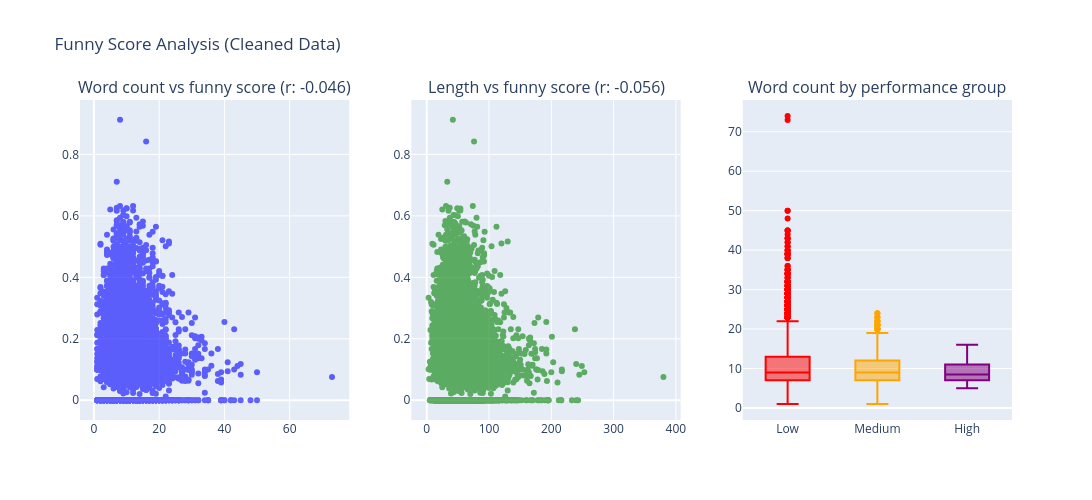

The code cell stored with this chart in its notebook:
### Code cell
# Make sure performance_group exists
df['performance_group'] = pd.cut(df['success_metric'], bins=3, labels=['Low', 'Medium', 'High'])

# Initialize figure with 3 subplots
fig = make_subplots(
    rows=1, cols=3,
    subplot_titles=[
        f'Word count vs funny score (r: {corr_word_score:.3f})',
        f'Length vs funny score (r: {corr_char_score:.3f})',
        'Word count by performance group'
    ]
)

# --- Subplot 1: Scatter (word count vs funny score) ---
fig.add_trace(
    go.Scatter(
        x=df_filtered['word_counts'],
        y=df_filtered['success_metric'],
        mode='markers',
        opacity=0.6,
        name="Word count scatter",
        marker=dict(color='blue'),
        hovertemplate='Word Count: %{x}<br>Funny Score: %{y:.3f}<extra></extra>'
    ),
    row=1, col=1
)

# --- Subplot 2: Scatter (length vs funny score) ---
fig.add_trace(
    go.Scatter(
        x=df_filtered['length'],
        y=df_filtered['success_metric'],
        mode='markers',
        opacity=0.6,
        name="Character count scatter",
        marker=dict(color='green'),
        hovertemplate='Length: %{x}<br>Funny Score: %{y:.3f}<extra></extra>'
    ),
    row=1, col=2
)

# --- Subplot 3: Boxplot (performance group) ---
for group, color in zip(['Low', 'Medium', 'High'], ['red', 'orange', 'purple']):
    fig.add_trace(
        go.Box(
            x=df[df['performance_group'] == group]['performance_group'],
            y=df[df['performance_group'] == group]['word_counts'],
            name=f'{group} group',
            marker_color=color,
            boxpoints='outliers',
            hovertemplate='Group: %{x}<br>Word Count: %{y}<extra></extra>'
        ),
        row=1, col=3
    )

# Layout adjustments
fig.update_layout(
    width=1200,
    height=500,
    title_text="Funny Score Analysis (Cleaned Data)",
    showlegend=False
)

fig.show()

### Figure 1 — Plotly figure (JSON) as saved in the notebook; plotly's stock layout.template omitted (floating-point values rounded to 4 significant figures; data arrays with more than 128 entries replaced by an {"elided": "..."} marker saying what was removed)
{"data": [{"hovertemplate": "Word Count: %{x}<br>Funny Score: %{y:.3f}<extra></extra>", "marker": {"color": "blue"}, "mode": "markers", "name": "Word count scatter", "opacity": 0.6, "type": "scatter", "x": {"elided": "8862 int values"}, "xaxis": "x", "y": {"elided": "8862 float values"}, "yaxis": "y"}, {"hovertemplate": "Length: %{x}<br>Funny Score: %{y:.3f}<extra></extra>", "marker": {"color": "green"}, "mode": "markers", "name": "Character count scatter", "opacity": 0.6, "type": "scatter", "x": {"elided": "8862 int values"}, "xaxis": "x2", "y": {"elided": "8862 float values"}, "yaxis": "y2"}, {"boxpoints": "outliers", "hovertemplate": "Group: %{x}<br>Word Count: %{y}<extra></extra>", "marker": {"color": "red"}, "name": "Low group", "type": "box", "x": {"elided": "8059 str values"}, "xaxis": "x3", "y": {"elided": "8059 int values"}, "yaxis": "y3"}, {"boxpoints": "outliers", "hovertemplate": "Group: %{x}<br>Word Count: %{y}<extra></extra>", "marker": {"color": "orange"}, "name": "Medium group", "type": "box", "x": {"elided": "792 str values"}, "xaxis": "x3", "y": {"elided": "792 int values"}, "yaxis": "y3"}, {"boxpoints": "outliers", "hovertemplate": "Group: %{x}<br>Word Count: %{y}<extra></extra>", "marker": {"color": "purple"}, "name": "High group", "type": "box", "x": ["High", "High", "High", "High", "High", "High", "High", "High", "High", "High", "High", "High"], "xaxis": "x3", "y": [8, 16, 7, 10, 12, 9, 12, 8, 7, 10, 5, 7], "yaxis": "y3"}], "layout": {"annotations": [{"font": {"size": 16}, "showarrow": false, "text": "Word count vs funny score (r: -0.046)", "x": 0.1444, "xanchor": "center", "xref": "paper", "y": 1, "yanchor": "bottom", "yref": "paper"}, {"font": {"size": 16}, "showarrow": false, "text": "Length vs funny score (r: -0.056)", "x": 0.5, "xanchor": "center", "xref": "paper", "y": 1, "yanchor": "bottom", "yref": "paper"}, {"font": {"size": 16}, "showarrow": false, "text": "Word count by performance group", "x": 0.8556, "xanchor": "center", "xref": "paper", "y": 1, "yanchor": "bottom", "yref": "paper"}], "height": 500, "showlegend": false, "title": {"text": "Funny Score Analysis (Cleaned Data)"}, "width": 1200, "xaxis": {"anchor": "y", "domain": [0, 0.2889]}, "xaxis2": {"anchor": "y2", "domain": [0.3556, 0.6444]}, "xaxis3": {"anchor": "y3", "domain": [0.7111, 1]}, "yaxis": {"anchor": "x", "domain": [0, 1]}, "yaxis2": {"anchor": "x2", "domain": [0, 1]}, "yaxis3": {"anchor": "x3", "domain": [0, 1]}}}
